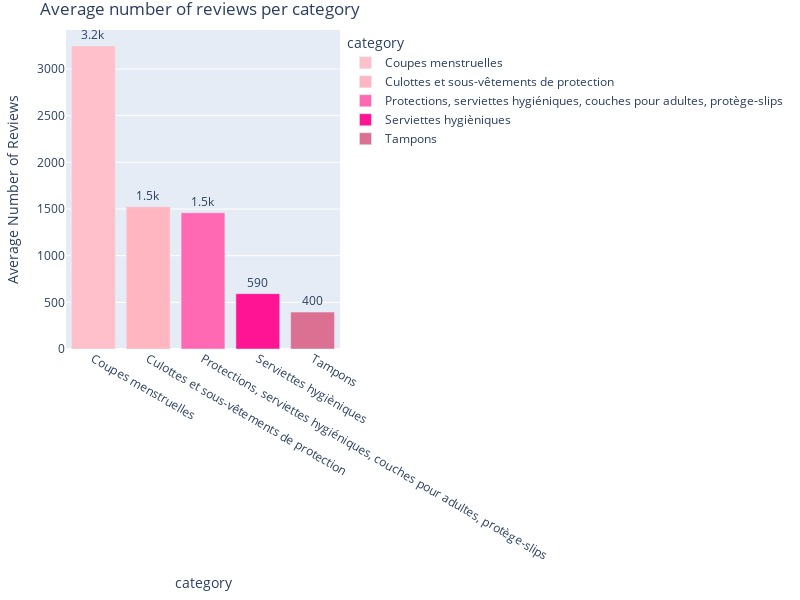

Notebook code for this chart:
### Code cell
fig8 = px.bar(
    avg_nreviews,
    x="category",
    y="num_reviews",
    orientation="v",
    labels={"num_reviews": "Average Number of Reviews"},
    title="Average number of reviews per category",
    color="category",
    color_discrete_sequence=shades_of_pink,
    text="num_reviews",
)

# Customize text by updating traces
fig8.update_traces(
    texttemplate="%{text:.2s}",  # This template shows the text. '.2s' formats numbers with 2 significant digits
    textposition="outside",
)

# Adjust bar width (value between 0 and 1; lower values make bars thinner)
fig8.update_layout(
    margin=dict(l=20, r=20, t=30, b=20)
)  # Adjust left, right, top, bottom margins
fig8.update_layout(width=800, height=600)  # Adjust the figure size

fig8.show()

### Figure 1 — Plotly figure (JSON) as saved in the notebook; plotly's stock layout.template omitted (floating-point values rounded to 4 significant figures)
{"data": [{"alignmentgroup": "True", "hovertemplate": "category=%{x}<br>Average Number of Reviews=%{text}<extra></extra>", "legendgroup": "Coupes menstruelles", "marker": {"color": "#FFC0CB", "pattern": {"shape": ""}}, "name": "Coupes menstruelles", "offsetgroup": "Coupes menstruelles", "orientation": "v", "showlegend": true, "text": [3247], "textposition": "outside", "texttemplate": "%{text:.2s}", "type": "bar", "x": ["Coupes menstruelles"], "xaxis": "x", "y": [3247], "yaxis": "y"}, {"alignmentgroup": "True", "hovertemplate": "category=%{x}<br>Average Number of Reviews=%{text}<extra></extra>", "legendgroup": "Culottes et sous-vêtements de protection", "marker": {"color": "#FFB6C1", "pattern": {"shape": ""}}, "name": "Culottes et sous-vêtements de protection", "offsetgroup": "Culottes et sous-vêtements de protection", "orientation": "v", "showlegend": true, "text": [1525.0], "textposition": "outside", "texttemplate": "%{text:.2s}", "type": "bar", "x": ["Culottes et sous-vêtements de protection"], "xaxis": "x", "y": [1525.0], "yaxis": "y"}, {"alignmentgroup": "True", "hovertemplate": "category=%{x}<br>Average Number of Reviews=%{text}<extra></extra>", "legendgroup": "Protections, serviettes hygiéniques, couches pour adultes, protège-slips", "marker": {"color": "#FF69B4", "pattern": {"shape": ""}}, "name": "Protections, serviettes hygiéniques, couches pour adultes, protège-slips", "offsetgroup": "Protections, serviettes hygiéniques, couches pour adultes, protège-slips", "orientation": "v", "showlegend": true, "text": [1460.0], "textposition": "outside", "texttemplate": "%{text:.2s}", "type": "bar", "x": ["Protections, serviettes hygiéniques, couches pour adultes, protège-slips"], "xaxis": "x", "y": [1460.0], "yaxis": "y"}, {"alignmentgroup": "True", "hovertemplate": "category=%{x}<br>Average Number of Reviews=%{text}<extra></extra>", "legendgroup": "Serviettes hygièniques", "marker": {"color": "#FF1493", "pattern": {"shape": ""}}, "name": "Serviettes hygièniques", "offsetgroup": "Serviettes hygièniques", "orientation": "v", "showlegend": true, "text": [593.0], "textposition": "outside", "texttemplate": "%{text:.2s}", "type": "bar", "x": ["Serviettes hygièniques"], "xaxis": "x", "y": [593.0], "yaxis": "y"}, {"alignmentgroup": "True", "hovertemplate": "category=%{x}<br>Average Number of Reviews=%{text}<extra></extra>", "legendgroup": "Tampons", "marker": {"color": "#DB7093", "pattern": {"shape": ""}}, "name": "Tampons", "offsetgroup": "Tampons", "orientation": "v", "showlegend": true, "text": [395.6], "textposition": "outside", "texttemplate": "%{text:.2s}", "type": "bar", "x": ["Tampons"], "xaxis": "x", "y": [395.6], "yaxis": "y"}], "layout": {"barmode": "relative", "height": 600, "legend": {"title": {"text": "category"}, "tracegroupgap": 0}, "margin": {"b": 20, "l": 20, "r": 20, "t": 30}, "title": {"text": "Average number of reviews per category"}, "width": 800, "xaxis": {"anchor": "y", "categoryarray": ["Coupes menstruelles", "Culottes et sous-vêtements de protection", "Protections, serviettes hygiéniques, couches pour adultes, protège-slips", "Serviettes hygièniques", "Tampons"], "categoryorder": "array", "domain": [0, 1], "title": {"text": "category"}}, "yaxis": {"anchor": "x", "domain": [0, 1], "title": {"text": "Average Number of Reviews"}}}}
